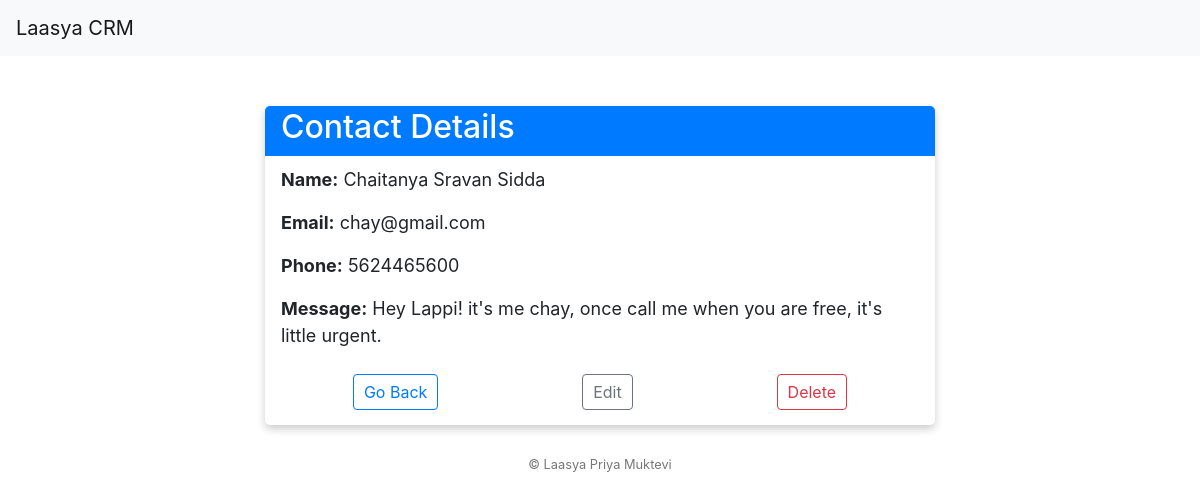
The app's page /card_info/11/ with its own data.
### wildcard/models.py (models this page shows, shortened)
class ContactCard(models.Model):
    card_name = models.CharField(max_length=100, unique=True)
    card_email = models.EmailField(unique=True)
    card_phone = models.CharField(
        max_length=10,
        blank=True,
        validators=[RegexValidator(r'^\d{1,10}$', 'Only numeric characters are allowed.')])
    message = models.TextField(blank=True)

### wildcard/views.py (the view)
# urls.py: path('card_info/<int:card_id>/', views.card_info, name='card_info'),
def card_info(request, card_id):
    card = get_object_or_404(ContactCard, pk=card_id)
    return render(request, 'wildcard/card_info.html', {'card': card})

### wildcard/templates/wildcard/card_info.html (shortened to what this page needs)
</body>
</html>
<!DOCTYPE html>
<html>
<head>
    <link rel="stylesheet" href="https://cdn.jsdelivr.net/npm/bootstrap@4.0.0/dist/css/bootstrap.min.css">
</head>
<body>
    <nav class="navbar navbar-expand-lg navbar-light bg-light">
        <a class="navbar-brand" href="#">Laasya CRM</a>
    </nav>
    <div class="container">
        <div class="contact-card">
            <div class="contact-header">
                <h2>Contact Details</h2>
            </div>
            <div class="contact-body">
                <div class="contact-details">
                    <p><span class="label">Name:</span> {{ card.card_name }}</p>
                    <p><span class="label">Email:</span> {{ card.card_email }}</p>
                    <p><span class="label">Phone:</span> {{ card.card_phone|default:"N/A" }}</p>
                    <p><span class="label">Message:</span> {{ card.message|default:"No Message" }}</p>
                </div>
                <div class="contact-actions">
                    <a href="{% url 'wildcard_home' %}" class="btn btn-outline-primary btn-action">Go Back</a>
                    <a href="/edit/{{ card.id }}/" class="btn btn-outline-secondary btn-action">Edit</a>
                    <a href="/delete/{{ card.id }}/" class="btn btn-outline-danger btn-action">Delete</a>
                </div>
            </div>
        </div>
    </div>
    <footer>
        &copy; Laasya Priya Muktevi
    </footer>
</body>
</html>

### wildcard/templates/wildcard/card_info.html (style rules this page uses)
.container { max-width: 700px; margin-top: 50px; }
.contact-card { box-shadow: 0 4px 8px 0 rgba(0,0,0,0.2); transition: 0.3s; border-radius: 5px; }
.contact-header { padding: 2px 16px; background: #007bff; color: white; border-radius: 5px 5px 0 0; }
.contact-body { padding: 10px 16px; }
.contact-details { font-size: 18px; margin-bottom: 15px; }
footer { text-align: center; margin-top: 20px; padding: 10px 0; font-size: 0.8em; color: #777; }
.label { font-weight: bold; }
.contact-actions { display: flex; justify-content: space-around; margin-top: 20px; }
.btn-action { padding: 5px 10px; font-size: 16px; margin: 5px; }

### records on screen
ContactCard: card_name "Chaitanya Sravan Sidda", card_email "chay@gmail.com", card_phone "5624465600", message "Hey Lappi! it's me chay, once call me when you are free, it's little urgent."
